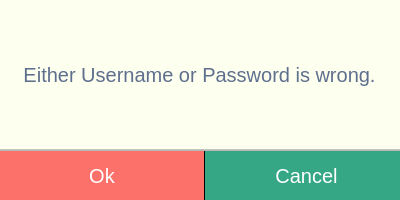
<?xml version="1.0" encoding="UTF-8"?>
<ui version="4.0">
 <class>Dialog</class>
 <widget class="QDialog" name="Dialog">
  <property name="geometry">
   <rect>
    <x>0</x>
    <y>0</y>
    <width>400</width>
    <height>200</height>
   </rect>
  </property>
  <property name="minimumSize">
   <size>
    <width>0</width>
    <height>0</height>
   </size>
  </property>
  <property name="windowTitle">
   <string>Dialog</string>
  </property>
  <property name="styleSheet">
   <string notr="true"/>
  </property>
  <widget class="QFrame" name="btn_frame">
   <property name="geometry">
    <rect>
     <x>-1</x>
     <y>150</y>
     <width>411</width>
     <height>51</height>
    </rect>
   </property>
   <property name="styleSheet">
    <string notr="true">QPushButton{
border-radius:none;
border-right:1px solid;
color:white;
font-size:20px;
font-family:&quot;Open-Sans&quot;,sans-serif;
}
</string>
   </property>
   <property name="frameShape">
    <enum>QFrame::StyledPanel</enum>
   </property>
   <property name="frameShadow">
    <enum>QFrame::Raised</enum>
   </property>
   <layout class="QHBoxLayout" name="horizontalLayout">
    <property name="spacing">
     <number>0</number>
    </property>
    <property name="leftMargin">
     <number>0</number>
    </property>
    <property name="topMargin">
     <number>0</number>
    </property>
    <property name="rightMargin">
     <number>0</number>
    </property>
    <property name="bottomMargin">
     <number>0</number>
    </property>
    <item>
     <widget class="QPushButton" name="OkBtn">
      <property name="maximumSize">
       <size>
        <width>16777215</width>
        <height>51</height>
       </size>
      </property>
      <property name="styleSheet">
       <string notr="true">#OkBtn{background: #fc7169;
}
#OkBtn:hover{
background-color: #fc8982;
}</string>
      </property>
      <property name="text">
       <string>Ok</string>
      </property>
     </widget>
    </item>
    <item>
     <widget class="QPushButton" name="CancelBtn">
      <property name="maximumSize">
       <size>
        <width>16777215</width>
        <height>51</height>
       </size>
      </property>
      <property name="styleSheet">
       <string notr="true">#CancelBtn{
background-color: #35a785;
}
#CancelBtn:hover{
	
	background-color: rgb(63, 199, 158);
}</string>
      </property>
      <property name="text">
       <string>Cancel</string>
      </property>
     </widget>
    </item>
   </layout>
  </widget>
  <widget class="QFrame" name="msg_frame">
   <property name="geometry">
    <rect>
     <x>-1</x>
     <y>-1</y>
     <width>411</width>
     <height>151</height>
    </rect>
   </property>
   <property name="styleSheet">
    <string notr="true">background-color: rgb(253, 255, 239);
</string>
   </property>
   <property name="frameShape">
    <enum>QFrame::StyledPanel</enum>
   </property>
   <property name="frameShadow">
    <enum>QFrame::Raised</enum>
   </property>
   <widget class="QLabel" name="Err_msg">
    <property name="geometry">
     <rect>
      <x>10</x>
      <y>20</y>
      <width>381</width>
      <height>111</height>
     </rect>
    </property>
    <property name="styleSheet">
     <string notr="true">font-size:20px;
color:#5e6e8d;</string>
    </property>
    <property name="text">
     <string>Either Username or Password is wrong.</string>
    </property>
    <property name="alignment">
     <set>Qt::AlignCenter</set>
    </property>
   </widget>
  </widget>
 </widget>
 <resources/>
 <connections/>
</ui>
